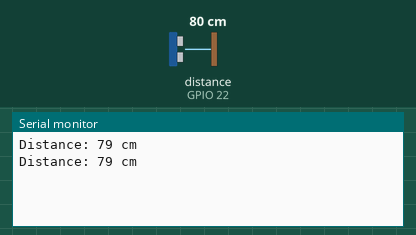
The sketch below on a simulated ESP32. On the bench: the last lines printed to the serial monitor. Wiring (inferred from the names in the program): ultrasonic range finder: trigger GPIO 23; echo GPIO 22. The inputs (shaded band) are chosen by the test bench; at power-on: distance to the obstacle (sensor on GPIO 22) 80 cm. The echo pulse lasts 58.3 µs per cm; WiFi joins after 1.5 s; servers stay silent unless stated.

Above: at 3.0 s.
3.1 s: distance to the obstacle (sensor on GPIO 22) set to 2 cm
At 4.1 s:
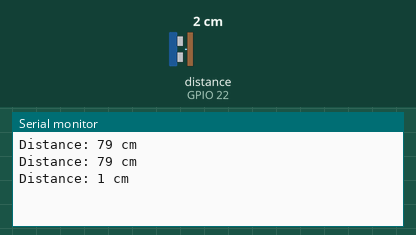
4.6 s: distance to the obstacle (sensor on GPIO 22) set to 4 cm
At 5.6 s:
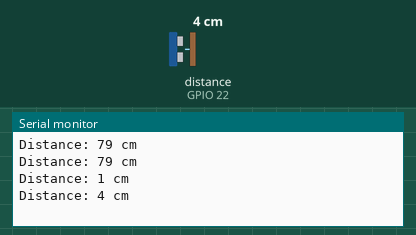
Timing chart, 0 to 7.6 s (numbered marks = the images above; inputs shaded):
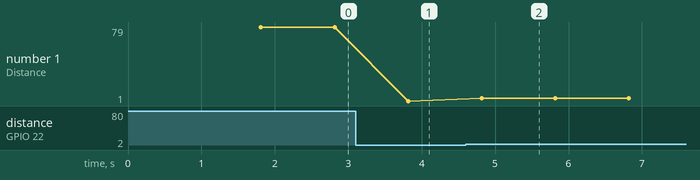

The sketch:

SmartBin-Blynk.ino
```cpp
#define BLYNK_TEMPLATE_ID "TMPL6DKHHDAXK"
#define BLYNK_TEMPLATE_NAME "Quickstart Template"
#define BLYNK_AUTH_TOKEN "gLYVCl2kjYjbAGerJPeYLM13q8IhnVzX"

#include <BlynkSimpleEsp32.h>  // Include the Blynk library for ESP32

const int trigPin = 23;
const int echoPin = 22;
const char* auth = "gLYVCl2kjYjbAGerJPeYLM13q8IhnVzX";  // Replace with your Blynk authentication token

// Define distance thresholds in centimeters
const int emptyThreshold = 30;    // Adjust as needed
const int partiallyFullThreshold = 15;  // Adjust as needed

void setup() {
  Serial.begin(115200);
  Blynk.begin(auth, "BeefLord", "cowjuice");  // Replace with your Wi-Fi credentials
  pinMode(trigPin, OUTPUT);
  pinMode(echoPin, INPUT);
}

void loop() {
  Blynk.run();  // Run Blynk tasks

  long duration, distance;

  digitalWrite(trigPin, LOW);
  delayMicroseconds(2);

  digitalWrite(trigPin, HIGH);
  delayMicroseconds(10);
  digitalWrite(trigPin, LOW);

  duration = pulseIn(echoPin, HIGH);
  distance = (duration / 2) * 0.0343;

  Serial.print("Distance: ");
  Serial.print(distance);
  Serial.println(" cm");

  // Determine trash can status based on distance thresholds
  if (distance >= emptyThreshold) {
    // Trash can is empty
    Blynk.virtualWrite(V1, "Empty");
  } else if (distance >= partiallyFullThreshold) {
    // Trash can is partially full
    Blynk.virtualWrite(V1, "Partially Full");
  } else {
    // Trash can is full
    Blynk.virtualWrite(V1, "Full");
  }

  delay(1000);
}
```

Measured:
- after the input at 3.1 s, the serial monitor: prints a new line after 0.72 s (image 1)
- after the input at 4.6 s, the serial monitor: prints a new line after 0.22 s (image 2)
- plotted number 1: 79 → 1 after the input at 3.1 s, 1 → 4 after the input at 4.6 s
